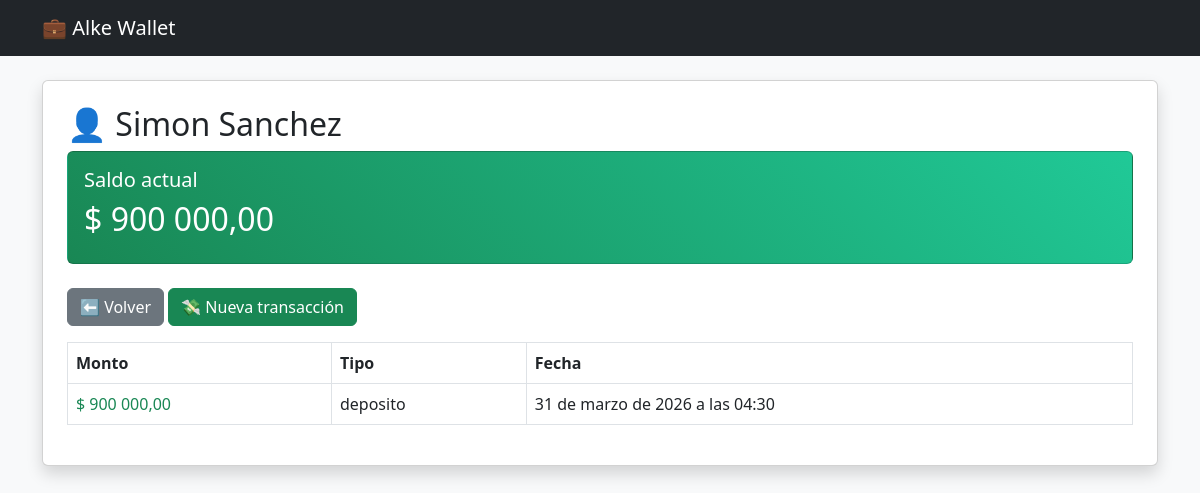
/dashboard/9/, run on the app's committed database.
### wallet/models.py (models this page shows, shortened)
class Usuario(models.Model):
    nombre = models.CharField(max_length=100)
    email = models.EmailField(unique=True)
    saldo = models.DecimalField(max_digits=10, decimal_places=2, default=0)

class Transaccion(models.Model):
    usuario = models.ForeignKey(Usuario, on_delete=models.CASCADE)
    monto = models.DecimalField(max_digits=10, decimal_places=2)
    tipo = models.CharField(max_length=10)
    fecha = models.DateTimeField(auto_now_add=True)

### wallet/views.py (the view)
# urls.py: path('dashboard/<int:usuario_id>/', views.dashboard, name='dashboard'),
def dashboard(request, usuario_id):
    usuario = get_object_or_404(Usuario, id=usuario_id)
    transacciones = Transaccion.objects.filter(usuario=usuario)
    return render(request, 'dashboard.html', {
        'usuario': usuario,
        'transacciones': transacciones
    })

### wallet/templates/dashboard.html
{% extends 'base.html' %}
{% load humanize %}
{% block content %}
<h2>👤 {{ usuario.nombre }}</h2>
<div class="card mb-4 p-3 text-white" style="background: linear-gradient(45deg, #198754, #20c997);">
    <h5>Saldo actual</h5>
    <h2>$ {{ usuario.saldo|intcomma }}</h2>
</div>
<div class="mb-3">
    <a href="/" class="btn btn-secondary">⬅ Volver</a>
    <a href="/transaccion/{{ usuario.id }}/" class="btn btn-success">
        💸 Nueva transacción
    </a>
</div>
<table class="table table-hover table-bordered">
    <tr>
        <th>Monto</th>
        <th>Tipo</th>
        <th>Fecha</th>
    </tr>
    {% for t in transacciones %}
    <tr>
        <td class="{% if t.tipo == 'deposito' %}text-success{% else %}text-danger{% endif %}">
            $ {{ t.monto }}
        </td>
        <td>{{ t.tipo }}</td>
        <td>{{ t.fecha }}</td>
    </tr>
    {% empty %}
    <tr>
        <td colspan="3">No hay transacciones aún</td>
    </tr>
    {% endfor %}
</table>
{% endblock %}

### data on the page
Usuario: nombre "Simon Sanchez", saldo "900 000,00"
Transaccion: monto "900 000,00", tipo "deposito", fecha "31 de marzo de 2026 a las 04:30"
